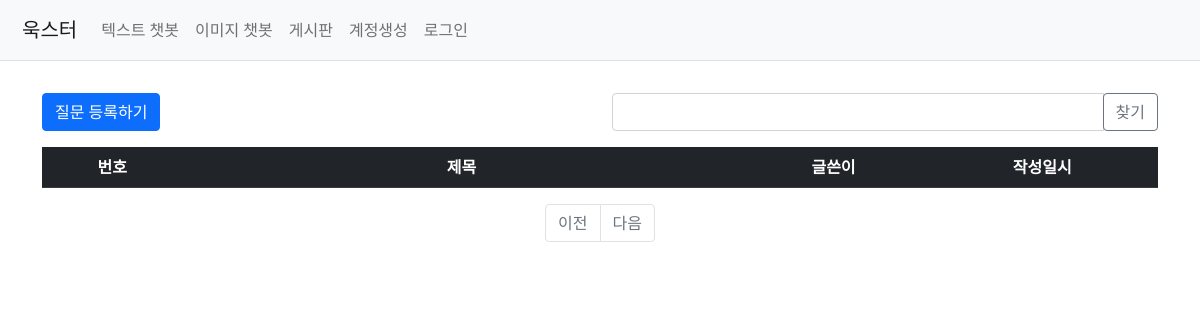
/question/list/, run on an earlier commit of the app's database.
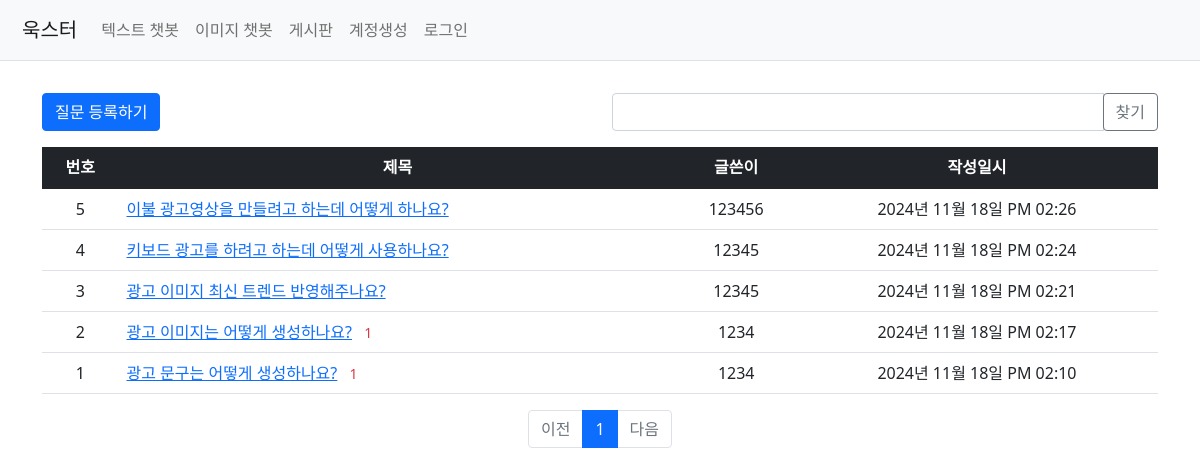
And on a later commit of the database.
### my_flask_app/models.py (models this page shows)
class Question(db.Model):
    id = db.Column(db.Integer, primary_key=True)
    subject = db.Column(db.String(200), nullable=False)
    content = db.Column(db.Text(), nullable=False)
    create_date = db.Column(db.DateTime(), nullable=False)
    user_id = db.Column(db.Integer, db.ForeignKey('user.id', ondelete='CASCADE'), nullable=False)
    user = db.relationship('User', backref=db.backref('question_set'))
    modify_date = db.Column(db.DateTime(), nullable=True)
    voter = db.relationship('User', secondary=question_voter, backref=db.backref('question_voter_set'))

class User(db.Model, UserMixin):
    id = db.Column(db.Integer, primary_key=True)
    user_id = db.Column(db.String(150), unique=True, nullable=False)
    password = db.Column(db.String(200), nullable=False)
    email = db.Column(db.String(120), unique=True, nullable=False)

### my_flask_app/views/question_views.py (the view, shortened to what this page needs)
@bp.route('/list/')
def _list():
    page = request.args.get('page', type=int, default=1)
    kw = request.args.get('kw', type=str, default='')
    question_list = Question.query.order_by(Question.create_date.desc())
    question_list = question_list.paginate(page=page, per_page=10)
    return render_template('question/question_list.html', question_list=question_list, page=page, kw=kw)

### my_flask_app/filter.py (called while the page is built)
def format_datetime(value, fmt='%Y년 %m월 %d일 %p %I:%M'):
    return value.strftime(fmt)

### my_flask_app/templates/question/question_list.html (shortened to what this page needs)
{% extends 'base.html' %}
{% block content %}
<div class="container my-3">
    <div class="row my-3">
        <div class="col-6">
            <a href="{{ url_for('question.create') }}" class="btn btn-primary">질문 등록하기</a>
        </div>
        <div class="col-6">
            <div class="input-group">
                <input type="text" id="search_kw" class="form-control" value="{{ kw or '' }}">
                <div class="input-group-append">
                    <button class="btn btn-outline-secondary" type="button" id="btn_search">찾기</button>
                </div>
            </div>
        </div>
    </div>
    <table class="table">
        <thead>
        <tr class="text-center table-dark">
            <th>번호</th>
            <th style="width:50%">제목</th>
            <th>글쓴이</th>
            <th>작성일시</th>
        </tr>
        </thead>
        <tbody>
        {% if question_list %}
        {% for question in question_list.items %}
        <tr class="text-center">
            <td>{{ question_list.total - ((question_list.page-1) * question_list.per_page) - loop.index0 }}</td>
            <td class="text-start">
                <a href="{{ url_for('question.detail', question_id=question.id) }}">{{ question.subject }}</a>
                {% if question.answer_set|length > 0 %}
                <span class="text-danger small mx-2">{{ question.answer_set|length }}</span>
                {% endif %}
            </td>
            <td>{{ question.user.user_id }}</td>
            <td>{{ question.create_date|datetime }}</td>
        </tr>
        {% endfor %}
        {% else %}
        <tr>
            <td colspan="3">질문이 없습니다.</td>
        </tr>
        {% endif %}
        </tbody>
    </table>
    <ul class="pagination justify-content-center">
        {% if question_list.has_prev %}
        <li class="page-item">
            <a class="page-link" data-page="{{ question_list.prev_num }}" href="javascript:void(0)">이전</a>
        </li>
        {% else %}
        <li class="page-item disabled">
            <a class="page-link" tabindex="-1" aria-disabled="true" href="javascript:void(0)">이전</a>
        </li>
        {% endif %}
        {% for page_num in question_list.iter_pages() %}
        {% if page_num %}
        {% if page_num != question_list.page %}
        <li class="page-item">
            <a class="page-link" data-page="{{ page_num }}" href="javascript:void(0)">{{ page_num }}</a>
        </li>
        {% else %}
        <li class="page-item active" aria-current="page">
            <a class="page-link" href="javascript:void(0)">{{ page_num }}</a>
        </li>
        {% endif %}
        {% else %}
        <li class="disabled">
            <a class="page-link" href="javascript:void(0)">...</a>
        </li>
        {% endif %}
        {% endfor %}
        {% if question_list.has_next %}
        <li class="page-item">
            <a class="page-link" data-page="{{ question_list.next_num }}" href="javascript:void(0)">다음</a>
        </li>
        {% else %}
        <li class="page-item disabled">
            <a class="page-link" tabindex="-1" aria-disabled="true" href="javascript:void(0)">다음</a>
        </li>
        {% endif %}
    </ul>
</div>
{% endblock %}

### my_flask_app/templates/base.html (shortened to what this page needs)
<!DOCTYPE html>
<html lang="ko">
  <head>
    <link
      rel="stylesheet"
      href="{{ url_for('static', filename='bootstrap.min.css') }}"
    />
    <link
      rel="stylesheet"
      href="{{ url_for('static', filename='style.css') }}"
    />
  </head>
  <body>
    <nav class="navbar navbar-expand-lg navbar-light bg-light border-bottom">
      <div class="container-fluid">
        <a class="navbar-brand" href="{{ url_for('main.index') }}">욱스터</a>
        <div class="collapse navbar-collapse" id="navbarSupportedContent">
          <ul class="navbar-nav me-auto mb-2 mb-lg-0">
            <li class="nav-item">
              <a class="nav-link" href="{{ url_for('chat.chat') }}"
                >텍스트 챗봇</a
              >
            </li>
            <li class="nav-item">
              <a class="nav-link" href="{{ url_for('image.image') }}"
                >이미지 챗봇</a
              >
            </li>
            <li class="nav-item">
              <a class="nav-link" href="{{ url_for('question._list') }}"
                >게시판</a
              >
            </li>
            <li class="nav-item">
              <a class="nav-link" href="{{ url_for('auth.signup') }}"
                >계정생성</a
              >
            </li>
            <li class="nav-item">
              {% if current_user.is_authenticated %}
              <a class="nav-link" href="{{ url_for('auth.logout') }}"
                >{{ current_user.user_id }} (로그아웃)</a
              >
              {% else %}
              <a class="nav-link" href="{{ url_for('auth.login') }}">로그인</a>
              {% endif %}
            </li>
          </ul>
        </div>
      </div>
    </nav>
    {% block content %} {% endblock %}
  </body>
</html>

### my_flask_app/templates/base.html (style rules this page uses)
body, html { margin: 0; padding: 0; height: 100%; width: 100%; display: flex; flex-direction: column; align-items: center; }
.navbar { width: 100%; display: flex; justify-content: flex-end; padding: 10px; background-color: #f0f0f0; }

What changed in the data, as far as the page shows it:
added Question: id "5", subject "이불 광고영상을 만들려고 하는데 어떻게 하나요?", user.user_id "123456", create_date "2024년 11월 18일 PM 02:26"
added Question: id "4", subject "키보드 광고를 하려고 하는데 어떻게 사용하나요?", user.user_id "12345", create_date "2024년 11월 18일 PM 02:24"
added Question: total "3", subject "광고 이미지 최신 트렌드 반영해주나요?", user.user_id "12345", create_date "2024년 11월 18일 PM 02:21"
added Question: total "2", subject "광고 이미지는 어떻게 생성하나요?", answer_set|length "1", user.user_id "1234", create_date "2024년 11월 18일 PM 02:17"
added Question: id "1", subject "광고 문구는 어떻게 생성하나요?", answer_set|length "1", user.user_id "1234", create_date "2024년 11월 18일 PM 02:10"
Also different on the page:
new list line: "1"
